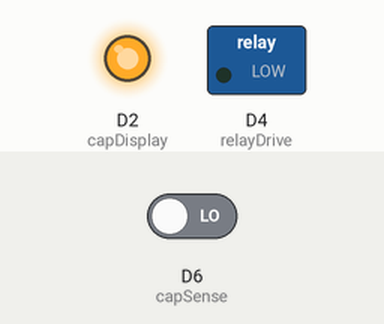
A sketch run on a simulated Particle Photon. Shown: switched loads named in the sketch (green lamp = pin HIGH), output pins drawn as LEDs (lit = HIGH). The test bench sets the inputs (shaded band); at power-on: D6 (capSense) LOW.

Above: at 1.2 s.
1.3 s: D6 (capSense) driven HIGH
At 3.7 s:
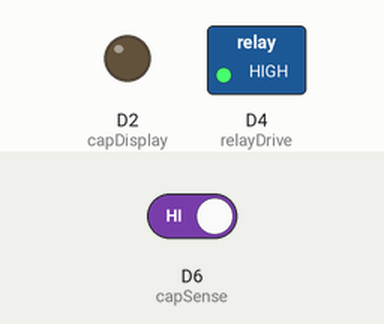
4.3 s: D6 (capSense) driven LOW
At 4.8 s:
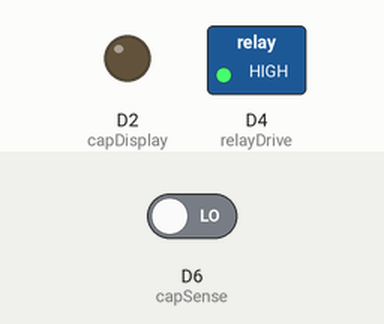
Timing chart, 0 to 7.3 s (numbered marks = the images above; inputs shaded):
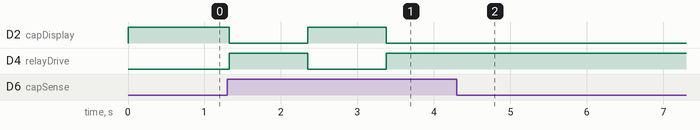

Measured:
- after the input at 1.3 s, D2 (capDisplay): HIGH → LOW at once, → HIGH 1.0 s later, → LOW 1.0 s later; D4 (relayDrive): LOW → HIGH at once, → LOW 1.0 s later, → HIGH 1.0 s later
- after the input at 4.3 s, D2 (capDisplay): stops changing and stays LOW; D4 (relayDrive): stops changing and stays HIGH

The sketch:

particleLightSwitchFirmware.ino
```cpp
// This code is simple - it is just for prototype testing. Evenutally
// this code will include the ability to have scheduled on/off times,
// account for DST, will be able to use sunrise/sunset knowledge so
// lights can control themselves

int capDisplay = D2;    // Drives LED of cap touch switch/display
int relayDrive = D4;    // Drives relay controlling 120VAC
int capSense = D6;      // Senses touch on cap touch button

int lightState = 0;     // State variable for relay status

void setup()
{
// Setup pins
    pinMode(relayDrive, OUTPUT);
    pinMode(capDisplay, OUTPUT);
    pinMode(capSense, INPUT);
    digitalWrite(relayDrive, LOW);    // Set initial state of relay open
    digitalWrite(capDisplay, HIGH);   // Set initial state of LED off

// Set Particle variable and function
    Particle.variable("lightState", lightState);   // variable: 0 = Off, 1 = On
    Particle.function("switchLight", switchLight); // Sets relayState
}


void loop()
{
// Test cap touch sensor for physical finger touch
  if (digitalRead(capSense) == 1 && lightState == 0) {      // If relay off & touch sensed
    delay(25);                                              // Is it really touched? Wait ...
    if (digitalRead(capSense) == 1) lightState = 1;         // .... turn it on
    setOutputs();                                           // Switch relay
    delay(1000);                                            // Insure no double touch
  }
  else if (digitalRead(capSense) == 1 && lightState == 1) { // else if relay is on ...
    delay(25);                                              // Is it really touched? Wait ...
    if (digitalRead(capSense) == 1) lightState = 0;         // ... turn it off
    setOutputs();                                           // Set LED and relay output pins
    delay(1000);                                            // Insure no double touch
  }
}


// Function to switch relay, turn on/off LED in display
void setOutputs()
{
    if (lightState == 0)                    // Need to set relay open
    {
        digitalWrite(relayDrive, LOW);      // Switch relay off
        digitalWrite(capDisplay, HIGH);     // Turn off PCB LED
    }
    else if (lightState == 1)               // Need to pull in relay
    {
        digitalWrite(relayDrive, HIGH);     // Switch relay on
        digitalWrite(capDisplay, LOW);      // Turn on PCB LED
    }
}


// PARTICLE FUNCTION switchRelay
int switchLight(String x)               // String x will be a 0 for relay off; a 1 for relay on)
{
    int tempValue = x.charAt(0) - '0';  // Extract integer
    if (tempValue == 0)
    {
        lightState = 0;                  // Set for relay off
    }
    else if (tempValue == 1)
    {
       lightState = 1;                   // Set for relay on
    }
    setOutputs();                        // Set LED and relay output pins
    return lightState;
}
```
